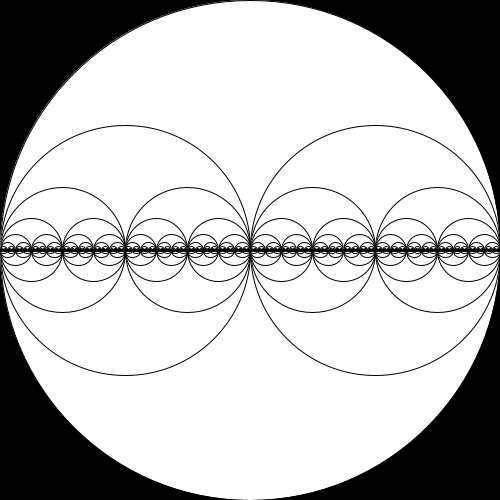
Frame 1 (no input)
Frame 60 (the mouse pressed at the canvas centre just before this capture): identical to frame 1, image omitted
Frame 120 (the mouse held since frame 60 and released just before this capture): identical to frame 1, image omitted

The Processing sketch that drew this single still picture (run headless with seeded random() and noise(); from frame 60 on, the mouse is pressed at the canvas centre):

// Processing sketch: repeat
// ── repeat.pde
void setup() {
  size(500, 500);
}

void draw() {
  background(0);
  circles(width /2 , height / 2, width / 2, 10);
}

void circles(float x, float y,float r, int n) {
  ellipse(x, y, r * 2, r * 2);
  if (n > 0) {
    float nextR = r / 2;
    circles(x + nextR, y, nextR, n - 1);
    circles(x - nextR, y, nextR, n -1);
  }
}
